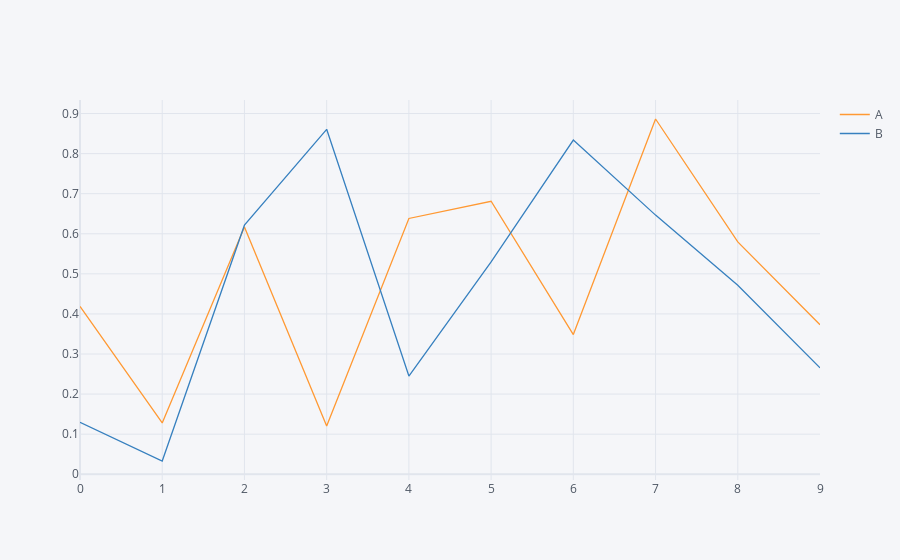

Notebook cell for this chart:
### Code cell
df.iplot(kind='scatter')

### Figure 1 — Plotly figure (JSON) as saved in the notebook; plotly's stock layout.template omitted (floating-point values rounded to 4 significant figures)
{"data": [{"line": {"color": "rgba(255, 153, 51, 1.0)", "dash": "solid", "shape": "linear", "width": 1.3}, "mode": "lines", "name": "A", "text": "", "type": "scatter", "x": [0, 1, 2, 3, 4, 5, 6, 7, 8, 9], "y": [0.4187, 0.1281, 0.6166, 0.1206, 0.6382, 0.6811, 0.3484, 0.8864, 0.5797, 0.3731]}, {"line": {"color": "rgba(55, 128, 191, 1.0)", "dash": "solid", "shape": "linear", "width": 1.3}, "mode": "lines", "name": "B", "text": "", "type": "scatter", "x": [0, 1, 2, 3, 4, 5, 6, 7, 8, 9], "y": [0.1295, 0.03303, 0.6214, 0.8607, 0.245, 0.5297, 0.8337, 0.6466, 0.4716, 0.2653]}], "layout": {"legend": {"bgcolor": "#F5F6F9", "font": {"color": "#4D5663"}}, "paper_bgcolor": "#F5F6F9", "plot_bgcolor": "#F5F6F9", "title": {"font": {"color": "#4D5663"}}, "xaxis": {"gridcolor": "#E1E5ED", "showgrid": true, "tickfont": {"color": "#4D5663"}, "title": {"font": {"color": "#4D5663"}, "text": ""}, "zerolinecolor": "#E1E5ED"}, "yaxis": {"gridcolor": "#E1E5ED", "showgrid": true, "tickfont": {"color": "#4D5663"}, "title": {"font": {"color": "#4D5663"}, "text": ""}, "zerolinecolor": "#E1E5ED"}}}
